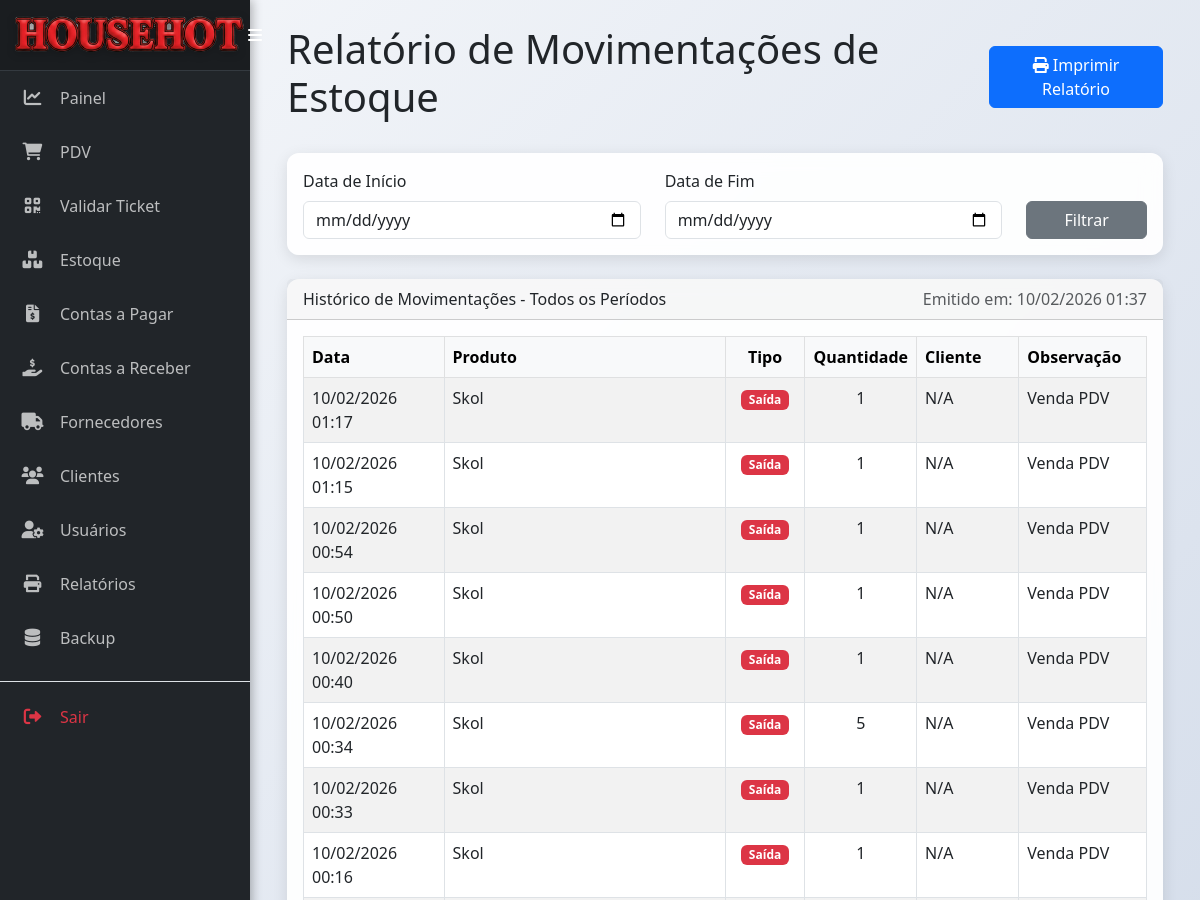
/relatorio/movimentacoes (signed in, upper part), run on an earlier commit of the app's database.
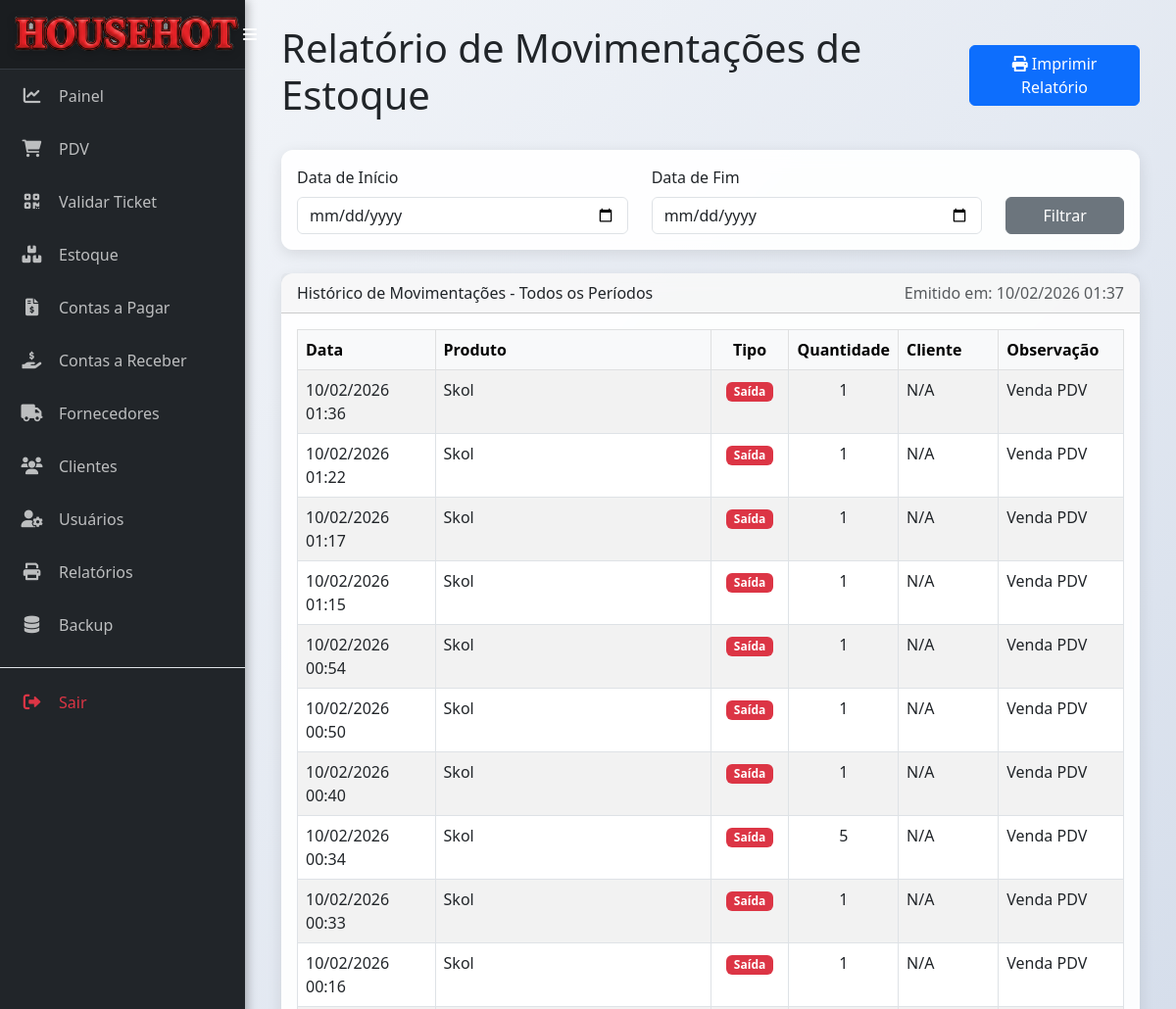
And on a later commit of the database.
### models.py (models this page shows)
class MovimentacaoEstoque(db.Model):
    __tablename__ = 'movimentacao_estoque'
    id = db.Column(db.Integer, primary_key=True)
    tipo = db.Column(db.String(10), nullable=False)
    quantidade = db.Column(db.Integer, nullable=False)
    data = db.Column(db.DateTime, nullable=False, default=datetime.utcnow)
    observacao = db.Column(db.String(200))
    produto_id = db.Column(db.Integer, db.ForeignKey('produto.id'), nullable=False)
    cliente_id = db.Column(db.Integer, db.ForeignKey('cliente.id'), nullable=True)

class Produto(db.Model):
    __tablename__ = 'produto'
    id = db.Column(db.Integer, primary_key=True)
    codigo = db.Column(db.String(50), nullable=False, unique=True)
    nome = db.Column(db.String(100), nullable=False)
    categoria = db.Column(db.String(50))
    preco_custo = db.Column(db.Float, nullable=False)
    preco_venda = db.Column(db.Float, nullable=False)
    quantidade_estoque = db.Column(db.Integer, nullable=False, default=0)
    estoque_minimo = db.Column(db.Integer, default=5)
    data_fabricacao = db.Column(db.Date, nullable=True)
    data_vencimento = db.Column(db.Date, nullable=True)
    fornecedor_id = db.Column(db.Integer, db.ForeignKey('fornecedor.id'), nullable=False)
    movimentacoes = db.relationship('MovimentacaoEstoque', backref='produto', lazy=True)
    tickets = db.relationship('Ticket', backref='produto', lazy=True)

### app.py (the view, shortened to what this page needs)
@app.route('/relatorio/movimentacoes', methods=['GET', 'POST'])
@login_required
def relatorio_movimentacoes():
    query = MovimentacaoEstoque.query.options(joinedload(MovimentacaoEstoque.produto), joinedload(MovimentacaoEstoque.cliente))
    start_date_str = request.form.get('start_date')
    end_date_str = request.form.get('end_date')
    start_date, end_date = None, None
    movimentacoes = query.order_by(MovimentacaoEstoque.data.desc()).all()
    return render_template('relatorio_movimentacoes.html', movimentacoes=movimentacoes, data_emissao=datetime.now(), start_date=start_date, end_date=end_date)

### app.py (called while the page is built)
@app.context_processor
def inject_datetime():
    return {'modules': {'datetime': datetime, 'date': date, 'timedelta': timedelta}}

def login_required(f):
    @wraps(f)
    def decorated_function(*args, **kwargs):
        if 'logged_in' not in session or 'user_id' not in session:
            session.clear()
            flash('A sua sessão é inválida. Por favor, faça login novamente.', 'warning')
            return redirect(url_for('login'))
        return f(*args, **kwargs)
    return decorated_function

### templates/relatorio_movimentacoes.html (shortened to what this page needs)
{% extends 'base.html' %}
{% block content %}
<div class="d-flex justify-content-between align-items-center mb-4 no-print">
    <h1>Relatório de Movimentações de Estoque</h1>
    <button onclick="window.print()" class="btn btn-primary">
        <i class="fas fa-print"></i> Imprimir Relatório
    </button>
</div>
<div class="card mb-4 no-print">
    <div class="card-body">
        <form method="POST" action="{{ url_for('relatorio_movimentacoes') }}">
            <div class="row align-items-end">
                <div class="col-md-5">
                    <label for="start_date" class="form-label">Data de Início</label>
                    <input type="date" class="form-control" id="start_date" name="start_date" value="{{ start_date.strftime('%Y-%m-%d') if start_date else '' }}" required>
                </div>
                <div class="col-md-5">
                    <label for="end_date" class="form-label">Data de Fim</label>
                    <input type="date" class="form-control" id="end_date" name="end_date" value="{{ end_date.strftime('%Y-%m-%d') if end_date else '' }}" required>
                </div>
                <div class="col-md-2">
                    <button type="submit" class="btn btn-secondary w-100">Filtrar</button>
                </div>
            </div>
        </form>
    </div>
</div>
<div class="card">
    <div class="card-header">
        <div class="d-flex justify-content-between">
            <span>
                Histórico de Movimentações
                {% if start_date and end_date %}
                    - Período: {{ start_date.strftime('%d/%m/%Y') }} a {{ end_date.strftime('%d/%m/%Y') }}
                {% else %}
                    - Todos os Períodos
                {% endif %}
            </span>
            <span class="text-muted">Emitido em: {{ data_emissao.strftime('%d/%m/%Y %H:%M') }}</span>
        </div>
    </div>
    <div class="card-body">
        <table class="table table-striped table-bordered">
            <thead class="table-light">
                <tr>
                    <th>Data</th>
                    <th>Produto</th>
                    <th class="text-center">Tipo</th>
                    <th class="text-center">Quantidade</th>
                    <th>Cliente</th>
                    <th>Observação</th>
                </tr>
            </thead>
            <tbody>
                {% for movimento in movimentacoes %}
                <tr>
                    <td>{{ movimento.data.strftime('%d/%m/%Y %H:%M') }}</td>
                    <td>{{ movimento.produto.nome }}</td>
                    <td class="text-center">
                        {% if movimento.tipo == 'entrada' %}
                            <span class="badge bg-success">Entrada</span>
                        {% else %}
                            <span class="badge bg-danger">Saída</span>
                        {% endif %}
                    </td>
                    <td class="text-center">{{ movimento.quantidade }}</td>
                    <td>{{ movimento.cliente.nome if movimento.cliente else 'N/A' }}</td>
                    <td>{{ movimento.observacao or 'N/A' }}</td>
                </tr>
                {% else %}
                <tr>
                    <td colspan="6" class="text-center text-muted">Nenhuma movimentação encontrada.</td>
                </tr>
                {% endfor %}
            </tbody>
        </table>
    </div>
</div>
{% endblock %}

### templates/base.html (shortened to what this page needs)
<!DOCTYPE html>
<html lang="pt-br">
<head>
    <link href="https://cdn.jsdelivr.net/npm/bootstrap@5.3.0/dist/css/bootstrap.min.css" rel="stylesheet">
    <link rel="stylesheet" href="https://cdnjs.cloudflare.com/ajax/libs/font-awesome/6.0.0/all.min.css">
    <link rel="stylesheet" href="{{ url_for('static', filename='css/style.css') }}">
</head>
<body>
    <div id="wrapper">
        <nav id="sidebar">
            <div class="sidebar-header d-flex justify-content-between align-items-center">
                <div class="sidebar-logo-container" id="sidebarLogo" style="cursor: pointer;">
                    <img src="{{ url_for('static', filename='img/logo.png') }}" alt="Logo" class="sidebar-logo-img">
                </div>
                <button type="button" id="sidebarCollapse" class="btn btn-link text-white p-0">
                    <i class="fas fa-bars"></i>
                </button>
            </div>
            <ul class="nav flex-column mb-auto">
                <li class="nav-item">
                    <a class="nav-link" href="{{ url_for('index') }}">
                        <i class="fas fa-chart-line"></i> <span>Painel</span>
                    </a>
                </li>
                <li class="nav-item">
                    <a class="nav-link" href="{{ url_for('pdv') }}">
                        <i class="fas fa-shopping-cart"></i> <span>PDV</span>
                    </a>
                </li>
                <li class="nav-item">
                    <a class="nav-link" href="{{ url_for('validar_ticket') }}">
                        <i class="fas fa-qrcode"></i> <span>Validar Ticket</span>
                    </a>
                </li>
                <li class="nav-item">
                    <a class="nav-link" href="{{ url_for('listar_produtos') }}">
                        <i class="fas fa-boxes"></i> <span>Estoque</span>
                    </a>
                </li>
                <li class="nav-item">
                    <a class="nav-link" href="{{ url_for('listar_contas') }}">
                        <i class="fas fa-file-invoice-dollar"></i> <span>Contas a Pagar</span>
                    </a>
                </li>
                <li class="nav-item">
                    <a class="nav-link" href="{{ url_for('listar_contas_receber') }}">
                        <i class="fas fa-hand-holding-usd"></i> <span>Contas a Receber</span>
                    </a>
                </li>
                <li class="nav-item">
                    <a class="nav-link" href="{{ url_for('listar_fornecedores') }}">
                        <i class="fas fa-truck"></i> <span>Fornecedores</span>
                    </a>
                </li>
                <li class="nav-item">
                    <a class="nav-link" href="{{ url_for('listar_clientes') }}">
                        <i class="fas fa-users"></i> <span>Clientes</span>
                    </a>
                </li>
                <li class="nav-item">
                    <a class="nav-link" href="{{ url_for('listar_utilizadores') }}">
                        <i class="fas fa-user-cog"></i> <span>Usuários</span>
                    </a>
                </li>
                <li class="nav-item">
                    <a class="nav-link" href="{{ url_for('relatorios') }}">
                        <i class="fas fa-print"></i> <span>Relatórios</span>
                    </a>
                </li>
                <li class="nav-item">
                    <a class="nav-link" href="{{ url_for('backup') }}">
                        <i class="fas fa-database"></i> <span>Backup</span>
                    </a>
                </li>
                {% if session.get('logged_in') %}
                <li class="nav-item mt-3 border-top pt-2">
                    <a class="nav-link text-danger" href="{{ url_for('logout') }}">
                        <i class="fas fa-sign-out-alt"></i> <span>Sair</span>
                    </a>
                </li>
                {% endif %}
            </ul>
        </nav>
        <div id="content">
            <div class="container-fluid">
                {% block content %}{% endblock %}
            </div>
        </div>
    </div>
</body>
</html>

### static/css/style.css (style rules this page uses)
body { background: linear-gradient(135deg, #f5f7fa 0%, #c3cfe2 100%) !important; background-attachment: fixed; margin: 0; font-family: 'Segoe UI', Tahoma, Geneva, Verdana, sans-serif; min-height: 100vh; overflow-x: hidden; }
#wrapper { display: flex; width: 100%; align-items: stretch; }
#sidebar { min-width: 250px; max-width: 250px; background: #212529; color: #fff; transition: all 0.3s ease-in-out; min-height: 100vh; z-index: 1000; box-shadow: 2px 0 10px rgba(0, 0, 0, 0.3); }
#sidebar .sidebar-header { padding: 15px; background: #1a1d20; border-bottom: 1px solid #343a40; }
.sidebar-logo-img { max-height: 40px; width: auto; filter: drop-shadow(0px 2px 4px rgba(0, 0, 0, 0.2)); }
#sidebar .nav-link { padding: 15px 20px; color: rgba(255, 255, 255, 0.7); display: flex; align-items: center; text-decoration: none; white-space: nowrap; transition: 0.2s; }
#sidebar .nav-link i { font-size: 1.1rem; width: 25px; text-align: center; margin-right: 15px; }
#content { width: 100%; padding: 25px; transition: all 0.3s; min-width: 0; }
.card { border: none; border-radius: 12px; box-shadow: 0 4px 15px rgba(0, 0, 0, 0.1); background-color: rgba(255, 255, 255, 0.92) !important; backdrop-filter: blur(10px); }

What changed in the data, as far as the page shows it:
added MovimentacaoEstoque: data "10/02/2026 01:36", produto.nome "Skol", tipo "Saída", quantidade "1", cliente "N/A", observacao "Venda PDV"
added MovimentacaoEstoque: data "10/02/2026 01:22", produto.nome "Skol", tipo "Saída", quantidade "1", cliente "N/A", observacao "Venda PDV"
